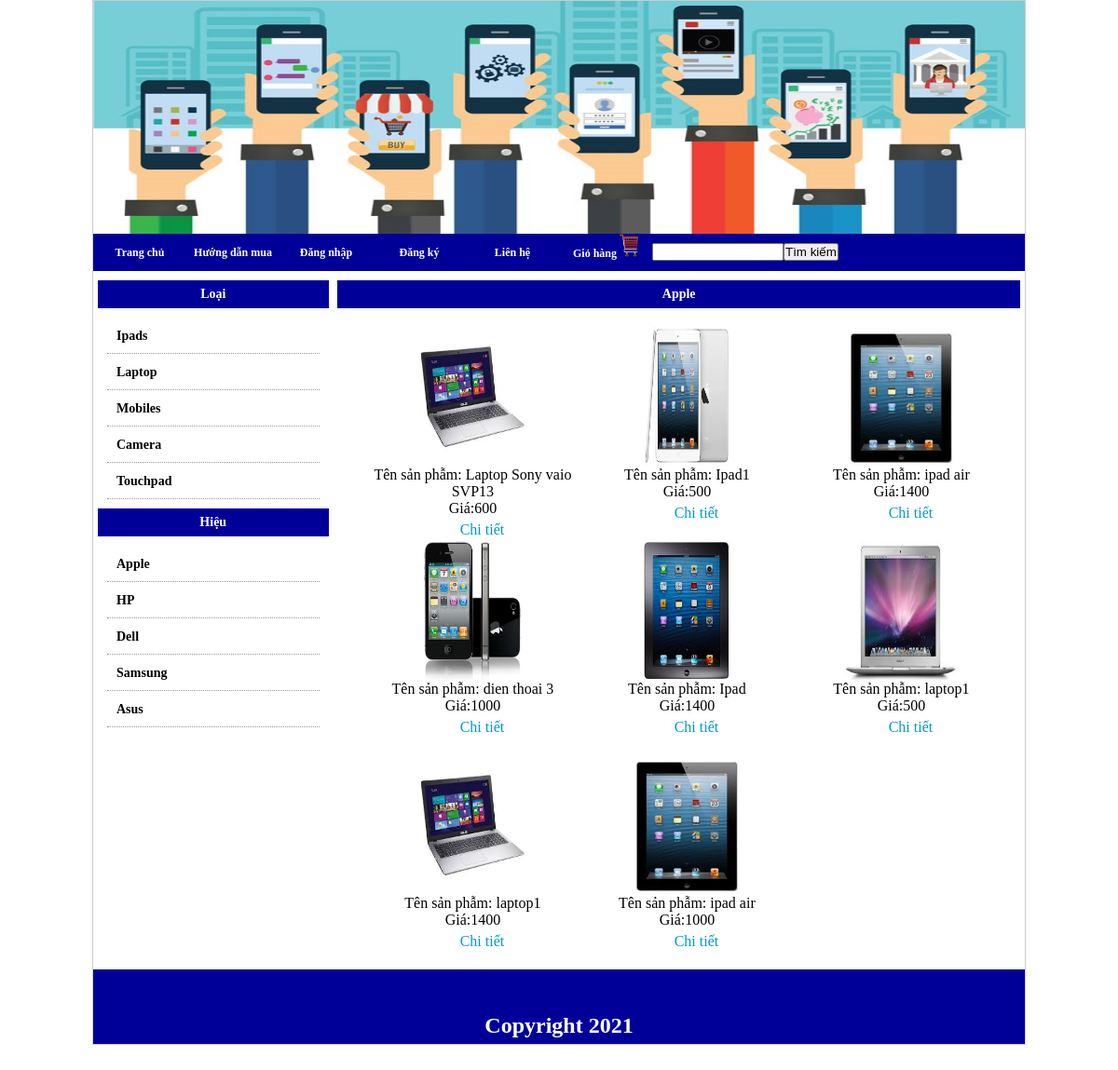
/index.php?xem=hieu&id=3, run on the app's committed database.
### tables this page shows
CREATE TABLE `loai` (
  `loai_id` int(11) NOT NULL,
  `tenloai` varchar(300) NOT NULL
);

CREATE TABLE `hieu` (
  `hieu_id` int(11) NOT NULL,
  `tenhieu` varchar(300) NOT NULL
);

CREATE TABLE `products` (
  `product_id` int(100) NOT NULL,
  `product_cat` int(100) NOT NULL,
  `product_brand` int(100) NOT NULL,
  `product_title` varchar(255) NOT NULL,
  `product_price` int(100) NOT NULL,
  `product_desc` text NOT NULL,
  `product_image` text NOT NULL,
  `product_keywords` text NOT NULL
);

### modules/right/hieu_sanpham.php (the view)
<?php
$sql = "select * from products where product_brand='$_GET[id]' ";
$hieu = mysqli_query($conn, $sql);
$sql_tenhieu = "select tenhieu from hieu where hieu_id='$_GET[id]'   ";
$tenhieu = mysqli_query($conn, $sql_tenhieu);
$dong_tenhieu = mysqli_fetch_array($tenhieu);
?>
<p class="loai"><?php echo $dong_tenhieu['tenhieu'] ?></p>
<ul>
    <?php
    while ($dong_hieu = mysqli_fetch_array($hieu)) {
        ?>
        <li><a href="#">
                <?php
                echo '<img src="admincp/modules/sanpham/uploads/' . $dong_hieu['product_image'] . '" width="120" height="150"/>';
                ?>
                <p>Tên sản phẫm: <?php echo $dong_hieu['product_title'] ?></p>
                <p>Giá:<?php echo $dong_hieu['product_price'] ?></p>
                <p style="color:#900;margin-left:20px;margin-top:5px;"><a
                            href="index.php?xem=chitiet&id=<?php echo $dong_hieu['product_id'] ?>" style="color:#09C;">Chi
                        tiết</p></a>
            </a></li>
        <?php
    }
    ?>
</ul>

### modules/left/list_pro.php
<?php
$sgl1 = "select * from loai";
$run_loai = mysqli_query($conn, $sgl1);
?>
<p class="loai">Loại</p>
<ul>
    <?php
    while ($dong = mysqli_fetch_array($run_loai)) {
        ?>
        <li><a href="index.php?xem=loai&id=<?php echo $dong['loai_id'] ?>"><?php echo $dong['tenloai'] ?></a></li>
        <?php
    }
    ?>
</ul>
<?php
$sgl2 = "select * from hieu";
$run_hieu = mysqli_query($conn, $sgl2);
?>
<p class="loai">Hiệu</p>
<ul>
    <?php
    while ($dong = mysqli_fetch_array($run_hieu)) {
        ?>
        <li><a href="index.php?xem=hieu&id=<?php echo $dong['hieu_id'] ?>"><?php echo $dong['tenhieu'] ?></a></li>
        <?php
    }
    ?>
</ul>

### cssi.css (style rules this page uses)
* { padding:0; margin:0; }
a { text-decoration:none; }
.loai { font-size:14px; font-weight:bold;background:#009;color:#fff;height:30px;line-height:30px;text-align:center; }
.content_left ul { list-style:none; padding:10px; }
.content_left li { padding:10px; border-bottom:1px dotted #999; }
.content_left a { text-decoration:none; color:#000; font-size:14px; font-weight:bold; }
.content_right ul { width:100%; padding:20px; margin-left:10px; list-style:none; }
.content_right li { float:left; width:230px; height:200px; margin-bottom:30px; text-align:center; }
.content_right li a { text-decoration:none; color:#000; }

### data on the page
loai: tenloai "Ipads"
loai: tenloai "Laptop"
loai: tenloai "Mobiles"
loai: tenloai "Camera"
loai: tenloai "Touchpad"
hieu: tenhieu "Apple"
hieu: tenhieu "HP"
hieu: tenhieu "Dell"
hieu: tenhieu "Samsung"
hieu: tenhieu "Asus"
products: product_image (picture), product_title "Laptop Sony vaio SVP13", product_price "600"
products: product_image (picture), product_title "Ipad1", product_price "500"
products: product_image (picture), product_title "ipad air", product_price "1400"
products: product_image (picture), product_title "dien thoai 3", product_price "1000"
products: product_image (picture), product_title "Ipad", product_price "1400"
products: product_image (picture), product_title "laptop1", product_price "500"
products: product_image (picture), product_title "laptop1", product_price "1400"
products: product_image (picture), product_title "ipad air", product_price "1000"
